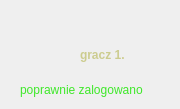
         <widget class="QWidget" name="player1of4_logged_stacked">
          <widget class="QLabel" name="player_icon_label_14">
           <property name="geometry">
            <rect>
             <x>20</x>
             <y>40</y>
             <width>41</width>
             <height>31</height>
            </rect>
           </property>
           <property name="styleSheet">
            <string notr="true">QLabel {
	
	image: url(:/newPrefix/images/gamer.png);
}</string>
           </property>
           <property name="text">
            <string/>
           </property>
          </widget>
          <widget class="QLabel" name="player1of4_name_label">
           <property name="geometry">
            <rect>
             <x>80</x>
             <y>45</y>
             <width>91</width>
             <height>20</height>
            </rect>
           </property>
           <property name="font">
            <font>
             <italic>false</italic>
             <bold>true</bold>
            </font>
           </property>
           <property name="styleSheet">
            <string notr="true">QLabel{
	
	color: rgb(204, 204, 143);
}</string>
           </property>
           <property name="text">
            <string>gracz 1.</string>
           </property>
          </widget>
          <widget class="QLabel" name="correct_cred_label_7">
           <property name="geometry">
            <rect>
             <x>20</x>
             <y>80</y>
             <width>151</width>
             <height>20</height>
            </rect>
           </property>
           <property name="styleSheet">
            <string notr="true">QLabel {
	
	color: rgb(62, 232, 41);
}</string>
           </property>
           <property name="text">
            <string>poprawnie zalogowano</string>
           </property>
          </widget>
         </widget>
